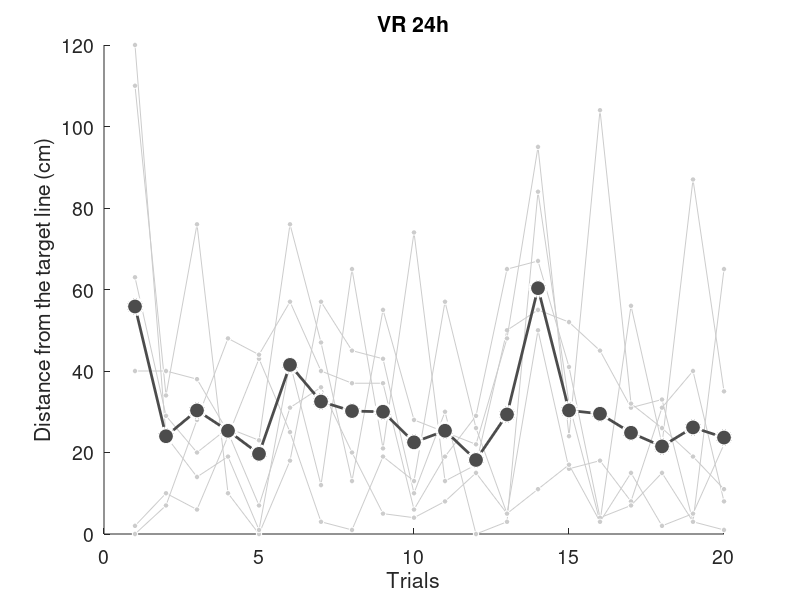

Write MATLAB code to recreate this figure.
load('scores.mat')

VR0_24h_abs = abs(VR0_24h_diff);
VR0_24h_abs_each = mean(VR0_24h_abs, 2);

x = 1:20;


figure('Position', [100 100 700 400]);
ylim([0, 120])
h = gca;
set(h, 'FontSize', 14)

xlabel('Trials')
ylabel('Distance from the target line (cm)')
title('VR 24h')

for i = 1:VR0_number
    hold on
    y = VR0_24h_abs(:,i);
    plot(x, y', '-o', ...
    'MarkerSize', 4, ...
    'MarkerFaceColor', light_gray, ...
    'MarkerEdgeColor', white, ...
    'Color', light_gray)
end

hold on

plot(x, VR0_24h_abs_each', '-o', ...
    'LineWidth', 2, ...
    'MarkerSize', 12, ...
    'MarkerFaceColor', dark_gray, ...
    'MarkerEdgeColor', white, ...
    'Color', dark_gray)


hold off

saveas(gcf,'./data/figures/VR0_24h_test','epsc')
